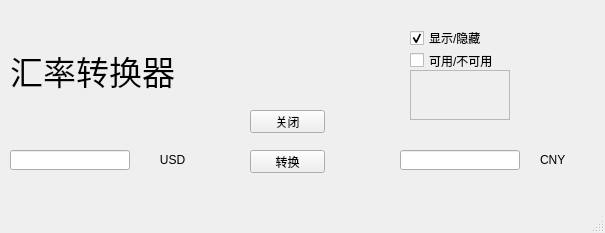
<?xml version="1.0" encoding="UTF-8"?>
<ui version="4.0">
 <class>MainWindow</class>
 <widget class="QMainWindow" name="MainWindow">
  <property name="geometry">
   <rect>
    <x>0</x>
    <y>0</y>
    <width>605</width>
    <height>233</height>
   </rect>
  </property>
  <property name="windowTitle">
   <string>Conversion</string>
  </property>
  <widget class="QWidget" name="centralwidget">
   <widget class="QLabel" name="label">
    <property name="geometry">
     <rect>
      <x>10</x>
      <y>20</y>
      <width>200</width>
      <height>100</height>
     </rect>
    </property>
    <property name="font">
     <font>
      <pointsize>25</pointsize>
     </font>
    </property>
    <property name="text">
     <string>汇率转换器</string>
    </property>
   </widget>
   <widget class="QLineEdit" name="lineEdit">
    <property name="geometry">
     <rect>
      <x>10</x>
      <y>150</y>
      <width>120</width>
      <height>20</height>
     </rect>
    </property>
   </widget>
   <widget class="QLabel" name="label_2">
    <property name="geometry">
     <rect>
      <x>150</x>
      <y>150</y>
      <width>54</width>
      <height>20</height>
     </rect>
    </property>
    <property name="text">
     <string>   USD</string>
    </property>
    <property name="textFormat">
     <enum>Qt::AutoText</enum>
    </property>
   </widget>
   <widget class="QLineEdit" name="lineEdit_2">
    <property name="geometry">
     <rect>
      <x>400</x>
      <y>150</y>
      <width>120</width>
      <height>20</height>
     </rect>
    </property>
   </widget>
   <widget class="QLabel" name="label_3">
    <property name="geometry">
     <rect>
      <x>540</x>
      <y>150</y>
      <width>54</width>
      <height>20</height>
     </rect>
    </property>
    <property name="text">
     <string>CNY</string>
    </property>
   </widget>
   <widget class="QPushButton" name="pushButton">
    <property name="geometry">
     <rect>
      <x>250</x>
      <y>150</y>
      <width>75</width>
      <height>23</height>
     </rect>
    </property>
    <property name="text">
     <string>转换</string>
    </property>
   </widget>
   <widget class="QPushButton" name="pushButton_2">
    <property name="geometry">
     <rect>
      <x>250</x>
      <y>110</y>
      <width>75</width>
      <height>23</height>
     </rect>
    </property>
    <property name="text">
     <string>关闭</string>
    </property>
   </widget>
   <widget class="QCheckBox" name="checkBox">
    <property name="geometry">
     <rect>
      <x>410</x>
      <y>30</y>
      <width>71</width>
      <height>16</height>
     </rect>
    </property>
    <property name="text">
     <string>显示/隐藏</string>
    </property>
    <property name="checked">
     <bool>true</bool>
    </property>
   </widget>
   <widget class="QCheckBox" name="checkBox_2">
    <property name="geometry">
     <rect>
      <x>410</x>
      <y>50</y>
      <width>91</width>
      <height>21</height>
     </rect>
    </property>
    <property name="text">
     <string>可用/不可用</string>
    </property>
   </widget>
   <widget class="QTextBrowser" name="textBrowser">
    <property name="enabled">
     <bool>false</bool>
    </property>
    <property name="geometry">
     <rect>
      <x>410</x>
      <y>70</y>
      <width>100</width>
      <height>50</height>
     </rect>
    </property>
   </widget>
  </widget>
  <widget class="QMenuBar" name="menubar">
   <property name="geometry">
    <rect>
     <x>0</x>
     <y>0</y>
     <width>605</width>
     <height>23</height>
    </rect>
   </property>
  </widget>
  <widget class="QStatusBar" name="statusbar"/>
 </widget>
 <tabstops>
  <tabstop>lineEdit</tabstop>
  <tabstop>pushButton</tabstop>
  <tabstop>lineEdit_2</tabstop>
 </tabstops>
 <resources/>
 <connections>
  <connection>
   <sender>pushButton_2</sender>
   <signal>clicked()</signal>
   <receiver>MainWindow</receiver>
   <slot>close()</slot>
   <hints>
    <hint type="sourcelabel">
     <x>307</x>
     <y>143</y>
    </hint>
    <hint type="destinationlabel">
     <x>311</x>
     <y>76</y>
    </hint>
   </hints>
  </connection>
  <connection>
   <sender>checkBox</sender>
   <signal>toggled(bool)</signal>
   <receiver>textBrowser</receiver>
   <slot>setVisible(bool)</slot>
   <hints>
    <hint type="sourcelabel">
     <x>454</x>
     <y>58</y>
    </hint>
    <hint type="destinationlabel">
     <x>493</x>
     <y>118</y>
    </hint>
   </hints>
  </connection>
  <connection>
   <sender>checkBox_2</sender>
   <signal>toggled(bool)</signal>
   <receiver>textBrowser</receiver>
   <slot>setEnabled(bool)</slot>
   <hints>
    <hint type="sourcelabel">
     <x>457</x>
     <y>84</y>
    </hint>
    <hint type="destinationlabel">
     <x>460</x>
     <y>110</y>
    </hint>
   </hints>
  </connection>
 </connections>
</ui>
